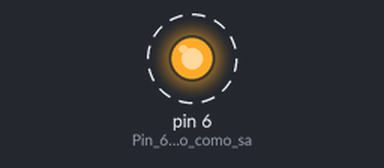
This sketch was run on a simulated Arduino Uno, built with avr-gcc and run on an emulated ATmega328P. On the bench: output pins drawn as LEDs (lit = HIGH). Dashed ring = blinking. What the sketch prints to the serial monitor is not drawn.

Above: at 0.2 s.
Timing chart, 0 to 3.0 s (numbered marks = the images above):
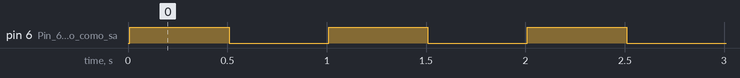

The sketch:

IO_digital_ON_OFF_led.ino
```cpp
/*
   Fundacion Kinal
   Centro educativo tecnico laboral Kinal
   Quinto perito
   Quinto electronica
   Codigo Tecnico: EB5AM / EB5AV
   Curso: Taller de electronica digital y reparacion de computadoras I
   Proyecto: Entradas y salidas digitales - Control del encendido y apagado de un led
   Dev: Profe. Alejandro Lopez Navas
   Fecha: 17 de abril
   link de la simulacion: https://www.tinkercad.com/things/4KZoYYTZSyp-entradas-y-salidas-digitales-onoffled
*/


//Funcion donde realizo las configuraciones
void setup() {
  Serial.begin(9600);     //Inicio la comunicación serial.
  Serial.println("Entradas y salidas digitales - Control del encendido y apagado de un led");     //Envio el siguiente mensaje al monitor serial.
  pinMode(6, OUTPUT);     //Pin 6 del arduino como salida.
  digitalWrite(6, LOW);   //Pin 6 inicia apagado.
}

//Funcion donde se ejecutan de manera "infinita" el código.
void loop() {
  digitalWrite(6, HIGH);    //enciendo el pin 6 del arduino.
  delay(500);               //espero 500 milisegundos
  digitalWrite(6, LOW);     //apagado el pin 6 del arduino.
  delay(500);               //espero 500 milisegundos.
}
```

Measured:
- by itself, pin 6 (Pin_6_del_arduino_como_sa): alternates HIGH for 0.50 s and LOW for 0.50 s
